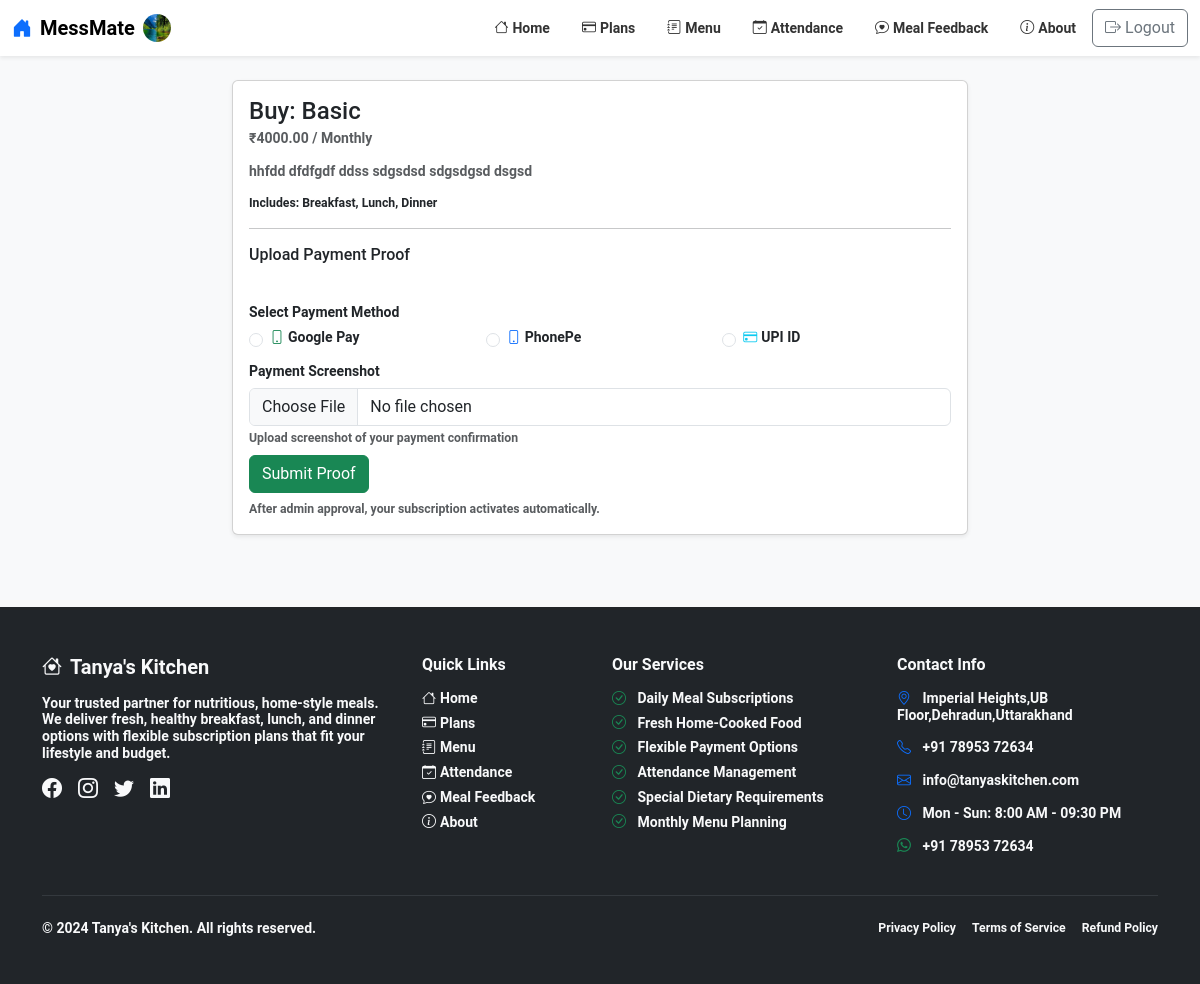
Screenshot of /plans/1/buy/ (signed in) with the database file from the repository.
### messmetapp/models.py (models this page shows, shortened)
class User(AbstractUser):
    full_name = models.CharField(max_length=150, blank=True, null=True)
    mobile_no = models.CharField(
        max_length=15,
        validators=[RegexValidator(r"^[0-9+\-()\s]{8,15}$", "Enter a valid phone number.")],
        unique=True,
        blank=True,
        null=True,
    )
    profile_image = models.ImageField(upload_to="profiles/", blank=True, null=True)
    HOSTEL_STATUS_HOSTELLER = "hosteller"
    HOSTEL_STATUS_NON_HOSTELLER = "non_hosteller"
    HOSTEL_STATUS_CHOICES = [
        (HOSTEL_STATUS_HOSTELLER, "Hosteller"),
        (HOSTEL_STATUS_NON_HOSTELLER, "Non-Hosteller"),
    ]
    hostel_status = models.CharField(
        max_length=20,
        choices=HOSTEL_STATUS_CHOICES,
        default=HOSTEL_STATUS_NON_HOSTELLER,
    )

class SubscriptionPlan(models.Model):
    BILLING_PERIOD_CHOICES = [
        ("monthly", "Monthly"),
        ("quarterly", "Quarterly"),
        ("yearly", "Yearly"),
    ]
    MEAL_BREAKFAST = "breakfast"
    MEAL_LUNCH = "lunch"
    MEAL_DINNER = "dinner"
    MEAL_CHOICES = [
        (MEAL_BREAKFAST, "Breakfast"),
        (MEAL_LUNCH, "Lunch"),
        (MEAL_DINNER, "Dinner"),
    ]
    title = models.CharField(max_length=120)
    price = models.DecimalField(max_digits=10, decimal_places=2)
    billing_period = models.CharField(max_length=20, choices=BILLING_PERIOD_CHOICES, default="monthly")
    features = models.TextField(blank=True)
    included_meals = models.JSONField(default=list)  # list of meal strings from MEAL_CHOICES
    is_active = models.BooleanField(default=True)

### messmetapp/views.py (the view)
# urls.py: path('plans/<int:pk>/buy/', views.plan_buy, name='plan_buy'),
@login_required
def plan_buy(request, pk: int):
    if request.user.is_staff:
        return redirect('dashboard')
    from django.shortcuts import get_object_or_404
    plan = get_object_or_404(SubscriptionPlan, pk=pk, is_active=True)
    from .models import PaymentConfig
    paycfg = PaymentConfig.objects.first()
    return render(request, 'plan_buy.html', {"plan": plan, "paycfg": paycfg})

### templates/plan_buy.html (shortened to what this page needs)
{% extends 'base.html' %}
{% block content %}
<div class="row justify-content-center">
  <div class="col-lg-8">
    <div class="card shadow-sm">
      <div class="card-body">
        <h4 class="card-title mb-1">Buy: {{ plan.title }}</h4>
        <div class="text-muted mb-3">₹{{ plan.price }} / {{ plan.billing_period|title }}</div>
        {% if plan.features %}<p class="text-muted">{{ plan.features }}</p>{% endif %}
        <div class="small mb-3">Includes: {{ plan.included_meals|join:", "|title }}</div>
        <hr>
        <h6>Upload Payment Proof</h6>
        <form id="buyForm" class="row g-2" enctype="multipart/form-data">
          <div class="col-12">
            <label class="form-label">Select Payment Method</label>
            <div class="row g-2">
              <div class="col-md-4">
                <div class="form-check">
                  <input class="form-check-input" type="radio" name="payment_method" id="gpay" value="gpay" required onchange="showPaymentMethod('gpay')">
                  <label class="form-check-label" for="gpay">
                    <i class="bi bi-phone text-success me-1"></i>Google Pay
                  </label>
                </div>
              </div>
              <div class="col-md-4">
                <div class="form-check">
                  <input class="form-check-input" type="radio" name="payment_method" id="phonepe" value="phonepe" required onchange="showPaymentMethod('phonepe')">
                  <label class="form-check-label" for="phonepe">
                    <i class="bi bi-phone text-primary me-1"></i>PhonePe
                  </label>
                </div>
              </div>
              <div class="col-md-4">
                <div class="form-check">
                  <input class="form-check-input" type="radio" name="payment_method" id="upi" value="upi" required onchange="showPaymentMethod('upi')">
                  <label class="form-check-label" for="upi">
                    <i class="bi bi-credit-card text-info me-1"></i>UPI ID
                  </label>
                </div>
              </div>
            </div>
          </div>
          <div class="col-12">
            <label class="form-label">Payment Screenshot</label>
            <input type="file" class="form-control" name="screenshot" accept="image/*" required>
            <div class="form-text">Upload screenshot of your payment confirmation</div>
          </div>
          <div class="col-12">
            <button class="btn btn-success" type="submit">Submit Proof</button>
          </div>
        </form>
        <div class="small text-muted mt-2">After admin approval, your subscription activates automatically.</div>
      </div>
    </div>
  </div>
</div>
{% endblock %}

### templates/base.html (shortened to what this page needs)
<!DOCTYPE html>
<html lang="en">
<head>
    <link href="https://cdn.jsdelivr.net/npm/bootstrap@5.3.3/dist/css/bootstrap.min.css" rel="stylesheet">
    <link rel="stylesheet" href="https://cdn.jsdelivr.net/npm/bootstrap-icons@1.11.3/font/bootstrap-icons.min.css">
    <link rel="stylesheet" href="https://cdn.jsdelivr.net/npm/swiper@11/swiper-bundle.min.css" />
    {% load static %}
</head>
<body style="background-color: #f8f9fa;">
    <nav class="navbar navbar-expand-lg navbar-light bg-white shadow-sm">
        <div class="container-fluid">
            <a class="navbar-brand fw-bold d-flex align-items-center gap-2" href="/">
                <i class="bi bi-house-door-fill text-primary"></i>
                MessMate
                {% if user.is_authenticated and user.profile_image %}
                    <img src="{{ user.profile_image.url }}" alt="avatar" class="rounded-circle" style="width:28px;height:28px;object-fit:cover;">
                {% endif %}
            </a>
            <div class="collapse navbar-collapse" id="navbarNav">
                <ul class="navbar-nav ms-auto">
                    <li class="nav-item">
                        <a class="nav-link d-flex align-items-center" href="/">
                            <i class="bi bi-house me-1"></i>Home
                        </a>
                    </li>
                    {% if not user.is_staff %}
                    <li class="nav-item">
                        <a class="nav-link d-flex align-items-center" href="/plans/">
                            <i class="bi bi-credit-card me-1"></i>Plans
                        </a>
                    </li>
                    {% endif %}
                    <li class="nav-item">
                        <a class="nav-link d-flex align-items-center" href="/menu/">
                            <i class="bi bi-journal-text me-1"></i>Menu
                        </a>
                    </li>
                    {% if user.is_authenticated and not user.is_staff %}
                    <li class="nav-item">
                        <a class="nav-link d-flex align-items-center" href="/attendance/">
                            <i class="bi bi-calendar-check me-1"></i>Attendance
                        </a>
                    </li>
                    <li class="nav-item">
                        <a class="nav-link d-flex align-items-center" href="/meal-feedback/">
                            <i class="bi bi-chat-heart me-1"></i>Meal Feedback
                        </a>
                    </li>
                    {% endif %}
                    <li class="nav-item">
                        <a class="nav-link d-flex align-items-center" href="/about/">
                            <i class="bi bi-info-circle me-1"></i>About
                        </a>
                    </li>
                </ul>
                <ul class="navbar-nav">
                    {% if user.is_authenticated %}
                        <li class="nav-item">
                            <a class="btn btn-outline-secondary d-flex align-items-center" href="/logout/">
                                <i class="bi bi-box-arrow-right me-1"></i>Logout
                            </a>
                        </li>
                    {% endif %}
                </ul>
            </div>
        </div>
    </nav>
    <main class="container py-4">
        {% block content %}{% endblock %}
    </main>
    <footer class="bg-dark text-light py-5 mt-5">
        <div class="container">
            <div class="row g-4">
                <div class="col-lg-4 col-md-6">
                    <h5 class="fw-bold mb-3">
                        <i class="bi bi-house-heart me-2"></i>Tanya's Kitchen
                    </h5>
                    <p class="text-light mb-3">
                        Your trusted partner for nutritious, home-style meals. We deliver fresh,
                        healthy breakfast, lunch, and dinner options with flexible subscription plans
                        that fit your lifestyle and budget.
                    </p>
                    <div class="d-flex gap-3">
                        <a href="https://facebook.com/tanyaskitchen" class="text-light" target="_blank" title="Follow us on Facebook">
                            <i class="bi bi-facebook fs-5"></i>
                        </a>
                        <a href="https://instagram.com/tanyaskitchen" class="text-light" target="_blank" title="Follow us on Instagram">
                            <i class="bi bi-instagram fs-5"></i>
                        </a>
                        <a href="https://twitter.com/tanyaskitchen" class="text-light" target="_blank" title="Follow us on Twitter">
                            <i class="bi bi-twitter fs-5"></i>
                        </a>
                        <a href="https://linkedin.com/company/tanyaskitchen" class="text-light" target="_blank" title="Connect with us on LinkedIn">
                            <i class="bi bi-linkedin fs-5"></i>
                        </a>
                    </div>
                </div>
                <div class="col-lg-2 col-md-6">
                    <h6 class="fw-bold mb-3">Quick Links</h6>
                    <ul class="list-unstyled">
                        <li class="mb-2">
                            <a href="/" class="text-light text-decoration-none">
                                <i class="bi bi-house me-1"></i>Home
                            </a>
                        </li>
                        {% if not user.is_staff %}
                        <li class="mb-2">
                            <a href="/plans/" class="text-light text-decoration-none">
                                <i class="bi bi-credit-card me-1"></i>Plans
                            </a>
                        </li>
                        {% endif %}
                        <li class="mb-2">
                            <a href="/menu/" class="text-light text-decoration-none">
                                <i class="bi bi-journal-text me-1"></i>Menu
                            </a>
                        </li>
                        {% if user.is_authenticated and not user.is_staff %}
                        <li class="mb-2">
                            <a href="/attendance/" class="text-light text-decoration-none">
                                <i class="bi bi-calendar-check me-1"></i>Attendance
                            </a>
                        </li>
                        <li class="mb-2">
                            <a href="/meal-feedback/" class="text-light text-decoration-none">
                                <i class="bi bi-chat-heart me-1"></i>Meal Feedback
                            </a>
                        </li>
                        {% endif %}
                        <li class="mb-2">
                            <a href="/about/" class="text-light text-decoration-none">
                                <i class="bi bi-info-circle me-1"></i>About
                            </a>
                        </li>
                    </ul>
                </div>
                <div class="col-lg-3 col-md-6">
                    <h6 class="fw-bold mb-3">Our Services</h6>
                    <ul class="list-unstyled">
                        <li class="mb-2">
                            <i class="bi bi-check-circle text-success me-2"></i>
                            <span class="text-light">Daily Meal Subscriptions</span>
                        </li>
                        <li class="mb-2">
                            <i class="bi bi-check-circle text-success me-2"></i>
                            <span class="text-light">Fresh Home-Cooked Food</span>
                        </li>
                        <li class="mb-2">
                            <i class="bi bi-check-circle text-success me-2"></i>
                            <span class="text-light">Flexible Payment Options</span>
                        </li>
                        <li class="mb-2">
                            <i class="bi bi-check-circle text-success me-2"></i>
                            <span class="text-light">Attendance Management</span>
                        </li>
                        <li class="mb-2">
                            <i class="bi bi-check-circle text-success me-2"></i>
                            <span class="text-light">Special Dietary Requirements</span>
                        </li>
                        <li class="mb-2">
                            <i class="bi bi-check-circle text-success me-2"></i>
                            <span class="text-light">Monthly Menu Planning</span>
                        </li>
                    </ul>
                </div>
                <div class="col-lg-3 col-md-6">
                    <h6 class="fw-bold mb-3">Contact Info</h6>
                    <div class="mb-3">
                        <i class="bi bi-geo-alt text-primary me-2"></i>
                        <span class="text-light">Imperial Heights,UB Floor,Dehradun,Uttarakhand</span>
                    </div>
                    <div class="mb-3">
                        <i class="bi bi-telephone text-primary me-2"></i>
                        <span class="text-light">+91 78953 72634</span>
                    </div>
                    <div class="mb-3">
                        <i class="bi bi-envelope text-primary me-2"></i>
                        <span class="text-light">info@tanyaskitchen.com</span>
                    </div>
                    <div class="mb-3">
                        <i class="bi bi-clock text-primary me-2"></i>
                        <span class="text-light">Mon - Sun: 8:00 AM - 09:30 PM</span>
                    </div>
                    <div class="mb-3">
                        <i class="bi bi-whatsapp text-success me-2"></i>
                        <span class="text-light">+91 78953 72634</span>
                    </div>
                </div>
            </div>
            <hr class="my-4 border-secondary">
            <div class="row align-items-center">
                <div class="col-md-6">
                    <p class="text-light mb-0">
                        &copy; 2024 Tanya's Kitchen. All rights reserved.
                    </p>
                </div>
                <div class="col-md-6 text-md-end">
                    <div class="d-flex justify-content-md-end gap-3">
                        <a href="#" class="text-light text-decoration-none small">Privacy Policy</a>
                        <a href="#" class="text-light text-decoration-none small">Terms of Service</a>
                        <a href="#" class="text-light text-decoration-none small">Refund Policy</a>
                    </div>
                </div>
            </div>
        </div>
    </footer>
</body>
</html>

### rows the page displays
User: profile_image (picture)
SubscriptionPlan: title "Basic", price "4000.00", billing_period "Monthly", features "hhfdd dfdfgdf ddss sdgsdsd sdgsdgsd dsgsd", included_meals "Breakfast, Lunch, Dinner"
